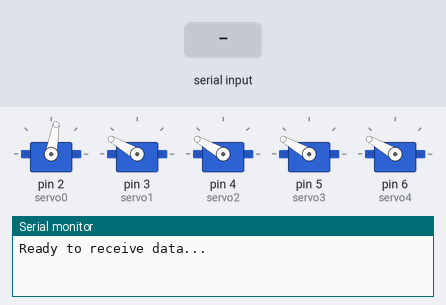
The sketch below on a simulated Arduino Uno, built with avr-gcc and run on an emulated ATmega328P. On the bench: 5 × servo, the last lines printed to the serial monitor. The test bench sets the inputs (shaded band).

Above: at 1.2 s.
1.3 s: "0\n" received over Serial
At 3.9 s:
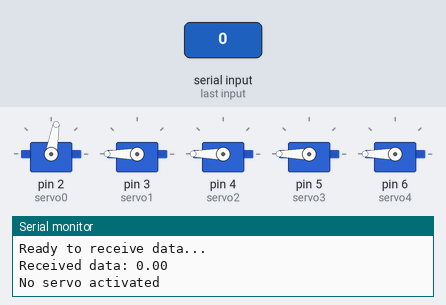
Timing chart, 0 to 6.8 s (numbered marks = the images above; inputs shaded):
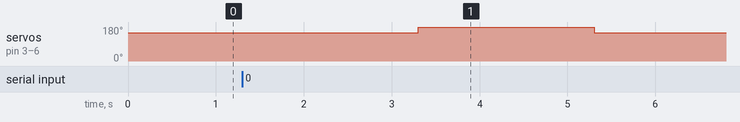

Measured:
- after the input at 1.3 s, servo on pin 3 (servo1), servo on pin 4 (servo2), servo on pin 5 (servo3), servo on pin 6 (servo4): 150° → 180° after 2.0 s, → 150° 2.0 s later

The sketch:

ardui_servo.ino
```cpp
#include <Servo.h>
#include <Arduino.h>

Servo servo0;
Servo servo1;
Servo servo2;
Servo servo3;
Servo servo4;

const int servo1Pin = 2;
const int servo2Pin = 3;
const int servo3Pin = 4;
const int servo4Pin = 5;
const int servo5Pin = 6;

int currentServo = -1; // No servo is activated initially
int delayTime = 500; // Delay time in milliseconds

void setup() {
  Serial.begin(9600); // Initialize serial communication at 9600 bps
  Serial.println("Ready to receive data...");

  servo0.attach(2); // Attach servo motor to pin 2
  servo1.attach(3); // Attach servo motor to pin 3
  servo2.attach(4); // Attach servo motor to pin 4
  servo3.attach(5); // Attach servo motor to pin 5
  servo4.attach(6); // Attach servo motor to pin 6

  servo0.write(80);
  servo1.write(150);
  servo2.write(150);
  servo3.write(150);
  servo4.write(150);

}

void loop() {
  if (Serial.available() > 0) {
    String data = Serial.readStringUntil('\n'); // Read incoming data until newline
    float receivedNumber = data.toFloat();
    Serial.print("Received data: ");
    Serial.println(receivedNumber);

        // Reset all servos to 0 position
    servo0.write(80);
    servo1.write(150);
    servo2.write(150);
    servo3.write(150);
    servo4.write(150);

    delay(2000);  // Ensure the previous servo has time to reset before the next activation


    // Activate the new servo based on the received number
    if (receivedNumber == 0.0) {
      activateServo(0);
      currentServo = 0;
    } else if (receivedNumber == 1.0) {
      activateServo(1);
      currentServo = 1;
    } else if (receivedNumber == 2.0) {
      activateServo(2);
      currentServo = 2;
    } else if (receivedNumber == 3.0) {
      activateServo(3);
      currentServo = 3;
    } else if (receivedNumber == 4.0) {
      activateServo(4);
      currentServo = 4;
    } else if (receivedNumber == 5.0) {
      activateServo(5);
      currentServo = 5;
    } else if (receivedNumber == 6.0) {
      activateServo(6);
      currentServo = 6;
    }
    delay(2000);
  }
  else {
    servo0.write(80);
    servo1.write(150);
    servo2.write(150);
    servo3.write(150);
    servo4.write(150);
    }
}

void activateServo(int servoNumber) {
  switch (servoNumber) {
    case 0: // opening
      servo0.write(80);
      servo1.write(180);
      servo2.write(250);
      servo3.write(180);
      servo4.write(180);
      Serial.println("No servo activated");
      break;
    case 1: // closing
      servo0.write(0); // Adjust angle as needed
      servo1.write(100); // Adjust angle as needed
      servo2.write(100); // Adjust angle as needed
      servo3.write(100); // Adjust angle as needed
      servo4.write(100); // Adjust angle as needed
      Serial.println("All servo activated");
      break;
    case 2: // thumb
      servo0.write(0); // Adjust angle as needed
      Serial.println("Servo 0 activated");
      break;
    case 3: // index
      servo1.write(100); // Adjust angle as needed
      Serial.println("Servo 1 activated");
      break;
    case 4: // major
      servo2.write(100); // Adjust angle as needed
      Serial.println("Servo 2 activated");
      break;
    case 5: // ring finger
      servo3.write(100); // Adjust angle as needed
      Serial.println("Servo 3 activated");
      break;
    case 6: // little finger
      servo4.write(100); // Adjust angle as needed
      Serial.println("Servo 4 activated");
      break;
  }
}
```
